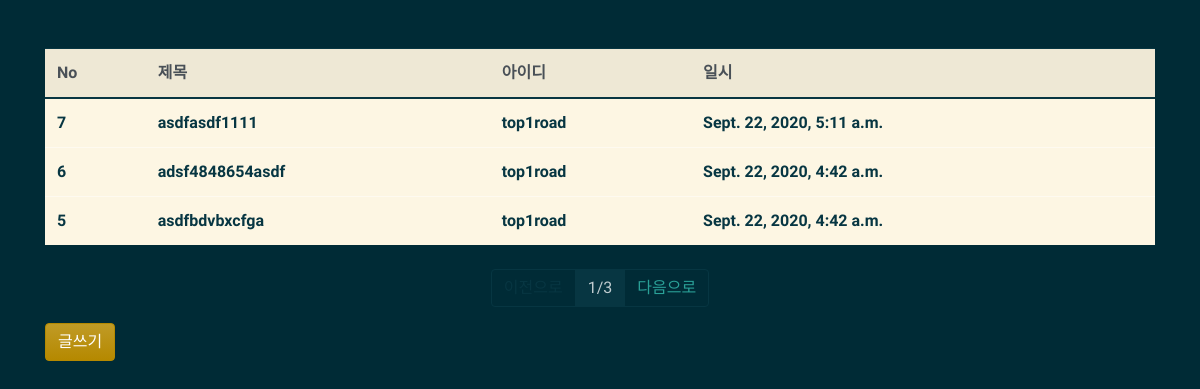
Before: /board/list/ with the older database file.
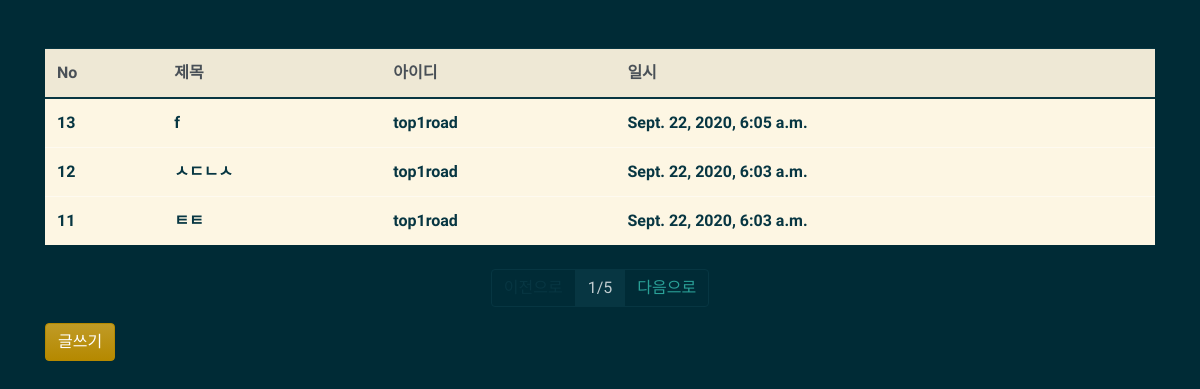
After: the same page with the newer database file.
### board/models.py (models this page shows, shortened)
class Board(models.Model):
    title = models.CharField(max_length=128, verbose_name='제목')
    contents = models.TextField(verbose_name='내용')
    writer = models.ForeignKey('user.User', on_delete=models.CASCADE, verbose_name='작성자')
    tags = models.ManyToManyField('tag.Tag', verbose_name='태그')
    registered_date = models.DateTimeField(auto_now_add=True, verbose_name='등록시간')
    class Meta:
        db_table = 'board'
        verbose_name = '게시글'
        verbose_name_plural = '게시글'

### user/models.py (models this page shows)
class User(models.Model):
    username = models.CharField(max_length=64, verbose_name='사용자명')
    useremail = models.EmailField(max_length=128, verbose_name='사용자이메일')
    password = models.CharField(max_length=64, verbose_name='비밀번호')
    registered_date = models.DateTimeField(auto_now_add=True, verbose_name='등록시간')
    class Meta:
        db_table = 'bi_user'
        verbose_name = '사용자'
        verbose_name_plural = '사용자'
    def __str__(self):
        return self.username

### board/views.py (the view)
# urls.py: path('list/', views.board_list),
def board_list(request):
    all_boards = Board.objects.all().order_by('-id')
    page = request.GET.get('p', 1)
    paginator = Paginator(all_boards, 3)
    boards = paginator.get_page(page)
    return render(request, 'board_list.html', {'boards':boards})

### board/templates/board_list.html
{% extends "board_layout.html" %}
{% block contents %}
<div class="row mt-5">
    <div class="col-12">
        <table class="table table-light">
            <thead class="thead-light">
            <tr>
                <th>No</th>
                <th>제목</th>
                <th>아이디</th>
                <th>일시</th>
            </tr>
            </thead>
            <tbody class="text-dark">
            {% for board in boards %}
            <tr onclick="location.href='/board/detail/{{ board.id }}'">
                <th>{{ board.id }}</th>
                <th>{{ board.title }}</th>
                <th>{{ board.writer }}</th>
                <th>{{ board.registered_date }}</th>
            </tr>
            {% endfor %}
            </tbody>
        </table>
    </div>
</div>
<div class="row mt-2">
    <div class="col-12">
        <nav>
            <ul class="pagination justify-content-center">
                {% if boards.has_previous %}
                <li class="page-item">
                    <a class="page-link" href="?p={{ boards.previous_page_number }}">이전으로</a>
                </li>
                {% else %}
                <li class="page-item disabled">
                    <a class="page-link" href="#">이전으로</a>
                </li>
                {% endif %}
                <li class="page-item active">
                    <a class="page-link" href="#">{{ boards.number }}/{{ boards.paginator.num_pages }}</a>
                </li>
                {% if boards.has_next %}
                <li class="page-item">
                    <a class="page-link" href="?p={{ boards.next_page_number }}">다음으로</a>
                </li>
                {% else %}
                <li class="page-item disabled">
                    <a class="page-link disabled" href="#">다음으로</a>
                </li>
                {% endif %}
            </ul>
        </nav>
    </div>
</div>
<div class="row">
    <div class="col-12">
        <button class="btn btn-primary" onclick="location.href='/board/write'">글쓰기</button>
    </div>
</div>
{% endblock %}

Changed rows visible on the page:
no longer on this page (row unchanged): Board: id "7", title "asdfasdf1111", writer "top1road", registered_date "Sept. 22, 2020, 5:11 a.m."
no longer on this page (row unchanged): Board: id "6", title "adsf4848654asdf", writer "top1road", registered_date "Sept. 22, 2020, 4:42 a.m."
no longer on this page (row unchanged): Board: id "5", title "asdfbdvbxcfga", writer "top1road", registered_date "Sept. 22, 2020, 4:42 a.m."
added Board: id "13", title "f", writer "top1road", registered_date "Sept. 22, 2020, 6:05 a.m."
added Board: id "12", title "ㅅㄷㄴㅅ", writer "top1road", registered_date "Sept. 22, 2020, 6:03 a.m."
added Board: id "11", title "ㅌㅌ", writer "top1road", registered_date "Sept. 22, 2020, 6:03 a.m."
Other visible differences:
{{ boards.paginator.num_pages }}: "3" → "5"
